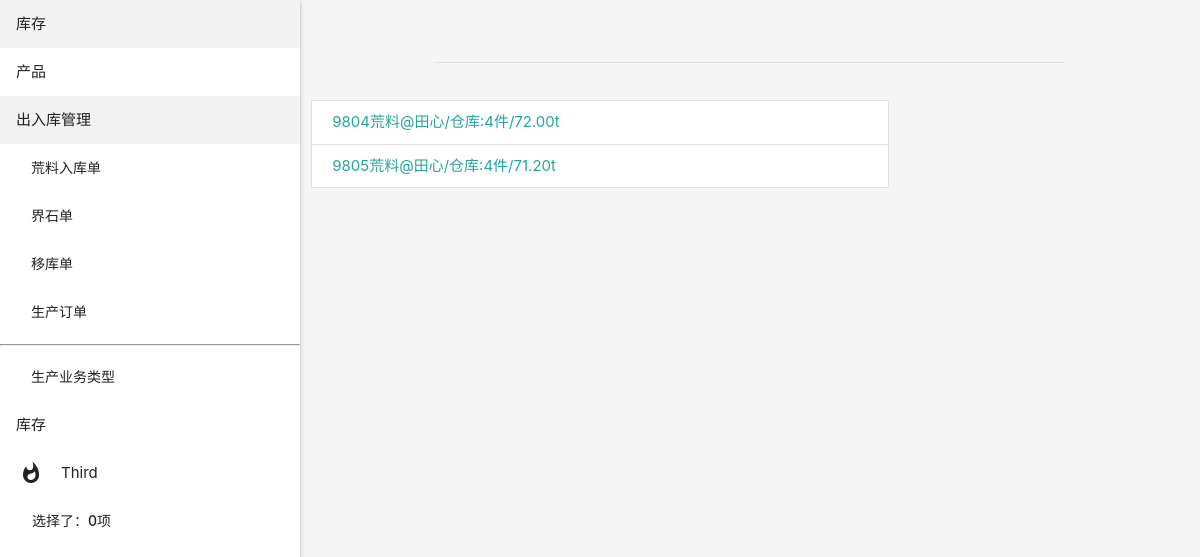
Before: /stock/stock/ with the older database file.
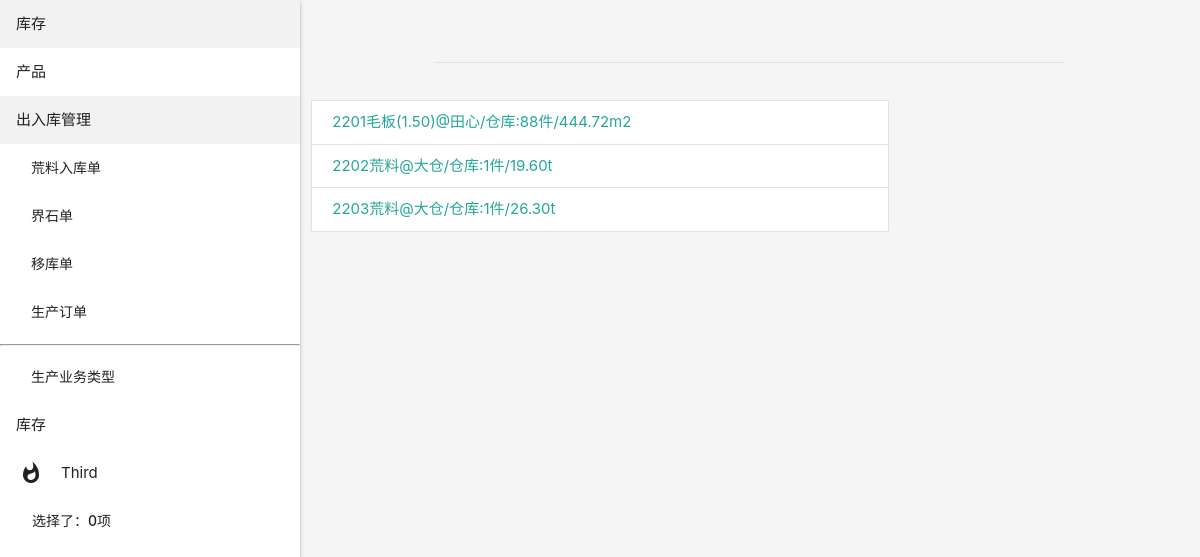
After: the same page with the newer database file.
### stock/models.py (models this page shows, shortened)
class Stock(models.Model):
    product = models.ForeignKey('product.Product', on_delete=models.CASCADE, related_name='stock')
    piece = models.IntegerField('件', default=1)
    quantity = models.DecimalField('数量', decimal_places=2, max_digits=10)
    reserve_quantity = models.DecimalField('预留数量', decimal_places=2, max_digits=10, default=0)
    reserve_piece = models.IntegerField('预留件', default=0)
    uom = models.CharField('单位', choices=UOM_CHOICES, max_length=6)
    location = models.ForeignKey('Location', on_delete=models.CASCADE, limit_choices_to={'is_virtual': False},
                                 related_name='stock')
    created = models.DateTimeField('创建时间', auto_now_add=True)
    updated = models.DateTimeField('更新时间', auto_now=True)
    class Meta:
        verbose_name = '库存'
        unique_together = ('product', 'location')
    def __str__(self):
        return "{}@{}:{}件/{}{}".format(self.product, self.location, self.piece, self.quantity, self.uom)

class Location(models.Model):
    warehouse = models.ForeignKey('Warehouse', related_name='locations', on_delete=models.SET_NULL, verbose_name='所属仓库',
                                  blank=True, null=True)
    name = models.CharField('库位名称', max_length=50)
    parent = models.ForeignKey('self', related_name='child', null=True, blank=True, verbose_name='上级库位',
                               on_delete=models.CASCADE, limit_choices_to={'is_virtual': False, 'is_activate': True})
    is_main = models.BooleanField('主库位', default=False, help_text='主库位，只有在创建warehouse时一并创建')
    usage = models.CharField('库位用途', choices=USAGE_CHOICES, null=False, max_length=50)
    is_virtual = models.BooleanField('虚拟库位', default=False)
    desc = models.TextField('描述', blank=True, null=True)
    is_activate = models.BooleanField('启用', default=True)
    created = models.DateTimeField('创建时间', auto_now_add=True)
    updated = models.DateTimeField('更新时间', auto_now=True)
    class Meta:
        verbose_name = '库位信息'
        unique_together = ['warehouse', 'name']
    def get_full_name(self):
        name = self.name
        parent = self.parent
        while parent:
            name = '{}/{}'.format(parent.name, name)
            parent = parent.parent
        warehouse_name = self.warehouse.name + '/' if self.warehouse else ''
        return '%s%s' % (warehouse_name, name)
    def __str__(self):
        return self.get_full_name()

class Warehouse(models.Model):
    name = models.CharField('仓库名称', max_length=50, unique=True, db_index=True)
    code = models.CharField('缩写名称', max_length=20, null=False)
    is_activate = models.BooleanField('启用', default=True)
    partner = models.ForeignKey('partner.Partner', on_delete=models.SET_NULL, verbose_name='合作伙伴', null=True,
                                blank=True, related_name='warehouse')
    created = models.DateTimeField('创建时间', auto_now_add=True)
    updated = models.DateTimeField('更新时间', auto_now=True)
    is_production = models.BooleanField('有生产活动', default=False)
    class Meta:
        verbose_name = '仓库信息'

### product/models.py (models this page shows, shortened)
class Product(models.Model):
    name = models.CharField('编号', max_length=20, db_index=True)
    type = models.CharField('类型', max_length=10, choices=TYPE_CHOICES, default='block')
    thickness = models.DecimalField('厚度规格', max_digits=5, decimal_places=2, null=True, blank=True)
    batch = models.ForeignKey('Batch', null=True, blank=True, on_delete=models.SET_NULL, verbose_name='批次')
    category = models.ForeignKey('Category', null=True, blank=True, verbose_name='品种名称', on_delete=models.SET_NULL)
    quarry = models.ForeignKey('Quarry', null=True, blank=True, verbose_name='矿口', on_delete=models.SET_NULL)
    weight = models.DecimalField('重量', max_digits=5, decimal_places=2, null=True)
    long = models.IntegerField('长', null=True, blank=True)
    width = models.IntegerField('宽', null=True, blank=True)
    height = models.IntegerField('高', null=True, blank=True)
    m3 = models.DecimalField('立方', null=True, max_digits=5, decimal_places=2, blank=True)
    uom = models.CharField('荒料计量单位', null=False, choices=UOM_CHOICES, max_length=10, default='t')
    updated = models.DateTimeField('更新日期', auto_now=True)
    created = models.DateTimeField('创建日期', auto_now_add=True)
    activate = models.BooleanField('启用', default=False)
    semi_slab_single_qty = models.DecimalField('毛板单件平方', null=True, max_digits=5, decimal_places=2, blank=True)
    class Meta:
        verbose_name = '荒料编号'
        verbose_name_plural = verbose_name
        unique_together = ('name', 'type', 'thickness')
    def __str__(self):
        thickness = '({})'.format(self.thickness) if self.thickness else ''
        return '{}{}{}'.format(self.name, self.get_type_display(), thickness)

### stock/views.py (the view)
# urls.py: path('stock/', views.StockListView.as_view(), name='stock_list'),
class StockListView(ListView):
    model = Stock

### cart/cart.py (called while the page is built)
    def __len__(self):
        return len(self.cart)

### cart/context_processors.py (called while the page is built)
def cart(request):
    return {'cart': Cart(request)}

### stock/templates/stock/stock_list.html (shortened to what this page needs)
{% extends 'stock/list.html' %}

### stock/templates/stock/list.html (shortened to what this page needs)
{% extends 'list.html' %}
{% block content %}
    <div class="collection">
        {% for object in object_list %}
            <a href="{{ object.get_absolute_url }}" class="collection-item">{{ object }}</a>
        {% endfor %}
    </div>
{% endblock %}

Changed rows visible on the page:
removed Stock: product+location+piece "9804荒料@田心/仓库:4件/72.00t"
removed Stock: product+location+piece "9805荒料@田心/仓库:4件/71.20t"
added Stock: product+location+piece "2201毛板(1.50)@田心/仓库:88件/444.72m2"
added Stock: product+location+piece "2202荒料@大仓/仓库:1件/19.60t"
added Stock: product+location+piece "2203荒料@大仓/仓库:1件/26.30t"
